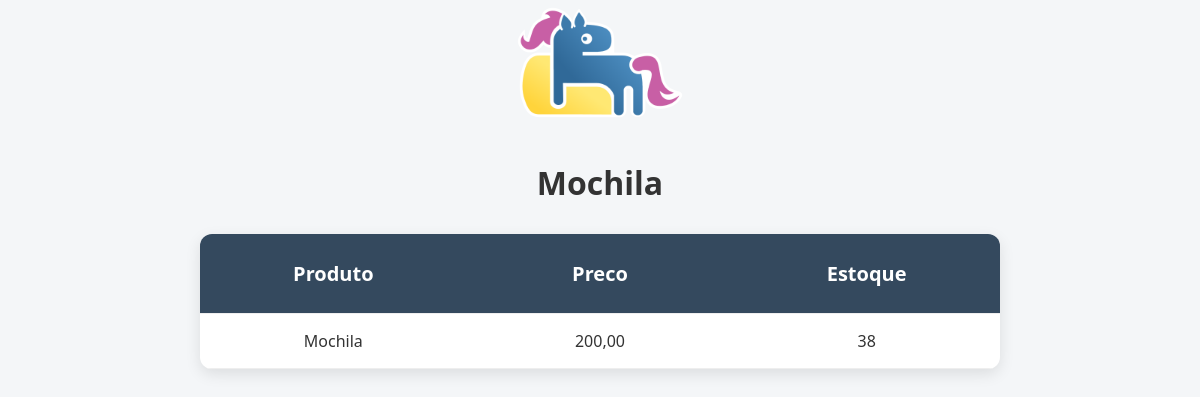
Screenshot of /produto/1 with the database file from the repository.
### core/models.py (models this page shows, shortened)
class Produto(models.Model):
    nome = models.CharField('nome', max_length=100)
    preco = models.DecimalField('preco', decimal_places=2, max_digits=10)
    estoque = models.IntegerField('quantidade')

### core/views.py (the view)
# urls.py: path('produto/<int:pk>', views.produto, name='produto')
def produto(request, pk):
    produtos = get_object_or_404(Produto, id=pk)
    context = {
        'produto': produtos
    }
    return render(request, 'produto.html', context)

### core/templates/produto.html (shortened to what this page needs)
{% load static %}
<!DOCTYPE html>
<html lang="en">
<head>
    <link rel="stylesheet" href="{% static 'css/styles.css' %}">
</head>
<body>
    <center>
        <a href="{% url 'index' %}"><img src="{% static 'images/django.png' %}" alt="Icone Django" width="200px"></a>
        <h1>{{produto.nome}}</h1>
        <table>
            <thead>
                <tr>
                    <td width="200px"> <h1>Produto</h1></td>
                    <td width="200px"> <h1>Preco</h1></td>
                    <td width="200px"><h1>Estoque</h1></td>
                </tr>
            </thead>
            <tbody>
                <tr>
                    <td>{{ produto.nome }}</a></td>
                    <td>{{ produto.preco }}</td>
                    <td>{{ produto.estoque }}</td>
                </tr>
            </tbody>
        </table>
    </center>
</body>
</html>

### core/static/css/styles.css (style rules this page uses)
* { margin: 0; padding: 0; box-sizing: border-box; }
body { font-family: 'Segoe UI', Tahoma, Geneva, Verdana, sans-serif; background: #f4f6f8; color: #333; }
center { display: flex; flex-direction: column; align-items: center; gap: 30px; }
img { width: 180px; transition: transform 0.3s ease; }
table { width: 100%; max-width: 800px; border-collapse: collapse; box-shadow: 0 5px 15px rgba(0, 0, 0, 0.1); background: #fff; border-radius: 12px; overflow: hidden; }
thead { background-color: #34495e; color: white; }
thead h1 { font-size: 20px; padding: 10px 0; }
td, th { padding: 16px; text-align: center; border-bottom: 1px solid #eee; }
a { text-decoration: none; color: #2980b9; font-weight: bold; transition: color 0.2s; }

### rows the page displays
Produto: nome "Mochila", preco "200,00", estoque "38"
